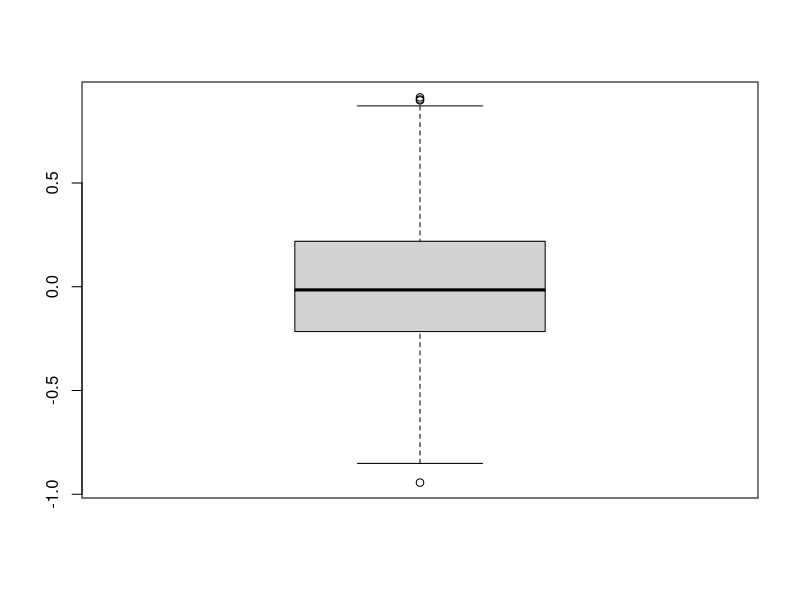

The R source for this figure:
#function in R
#functionname=function(arg1,arg2,...){
#  <<expression>>
#  }
test <- function(x) sqrt(x)
test(4)
test(c(2,4))

# trimmed mean
tmean <- function(x, k) {
  xt <- quantile(x, c(k, 1 - k))  
  mean(x[x > xt[1] & x < xt[2]])
}
test <- rnorm(100)
tmean(test, 0.05)

power <- function(x, k = 2) {
  x^k
}
 
power(5)
power(5,3)


cmeans=function(X){
  rval <- rep(0, ncol(X))
  for(j in 1:ncol(X)) {
  mysum <- 0
  for(i in 1:nrow(X)) mysum <- mysum + X[i,j]
  rval[j] <- mysum/nrow(X)
  }
  return(rval)
  }

y=matrix(1:20, ncol = 2)
cmeans(y)  
colMeans(y)

cmeans2=function(X) {
  rval <- rep(0, ncol(X))
  for(j in 1:ncol(X)) rval[j] <- mean(X[,j])
  return(rval)
}

cmeans2(y)

# apply
y=matrix(1:20, ncol = 2)
apply(y,2,mean)
apply(y, 2, max)
thresh <- function(x, d){
  sum(x > d)}
M= matrix(rnorm(10000), ncol = 100)
apply(M, 2, thresh, 0.6)
M1=data.frame(M)
apply(M1, 2, thresh, 0.6)

#sapply()
sapply(M1, thresh, 0.6) # the same as:  apply(M1, 2, thresh, 0.6)

sapply("car.test.frame", is.numeric)

myf=function(x) {
  n =as.integer(sum(x))
  out=1:n
  out
}
testdf <- as.data.frame(matrix(runif(25), ncol = 5))
sapply(testdf, myf) #result is an object with a list structure

#tapply()
x <- rnorm(50)
y <- as.factor(sample(c("A", "B", "C", "D"),size = 50, replace = TRUE))
tapply(x, y, mean, trim = 0.3)

 #arrays and Apply


A=array(1:12, c(2, 3, 2)) # matrix in matrix
A
dim(A); length(A)
nrow(A); ncol(A)
apply(A, 1, mean)
apply(A, 2, mean)
apply(A, 3, mean)

t=array(1:24,dim=2:4) # or array(1:24,c(2,3,4)
t
apply(t, 1, sum)
apply(t, 3, sum)
apply(t, 1:2, sum)
res=apply(t,3,function(x) runif(max(x)))
res
x=rnorm(100)
bins=cut(x, breaks=-4:4)
bins=cut(x,c(-10,-2,1,3,100))
tapply(x, bins, mean)
lapply(res, mean)
sapply(res, mean)
lapply(res, quantile)
sapply(res, quantile)

v <- replicate(500,mean(rnorm(10)))
boxplot(v)
rep(x=1:4, times=4:1)
mapply(rep, x=1:4, times=4:1)
